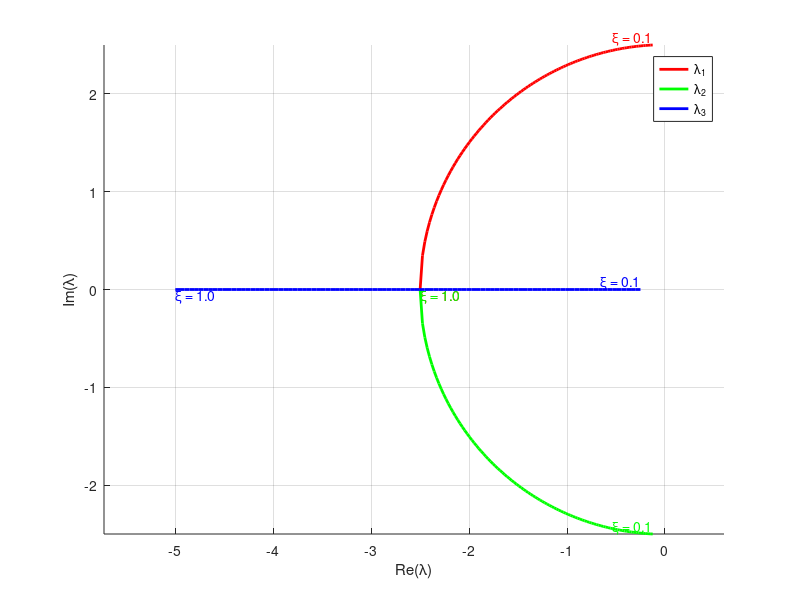
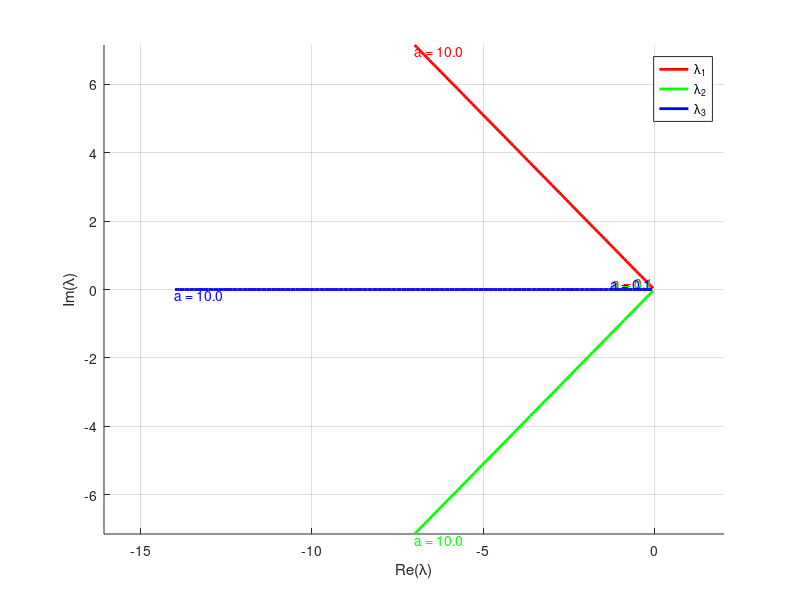
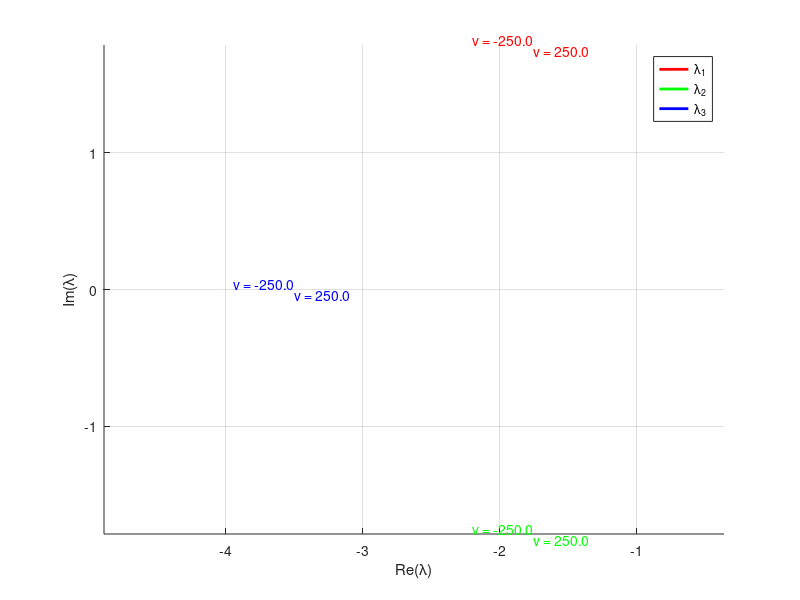
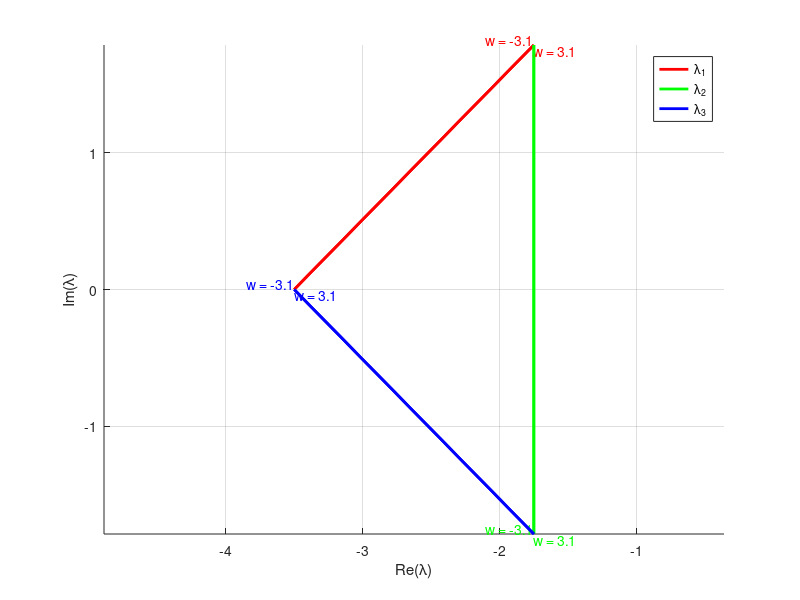

Recreate these plots in MATLAB, in order.
xi_nominal = 0.7;
a_nominal = 2.5;
v_des_nominal = 165;
w_des_nominal = 10;

xi_vals = linspace(0.05, 1, 100);
a_vals = linspace(0.05, 10, 100);
v_vals = linspace(-250, 250, 100);
w_vals = linspace(-pi, pi, 100);


%% 2d - xi
lambda_re = zeros(3, length(xi_vals));
lambda_im = zeros(3, length(xi_vals));
for xi_i = 1:length(xi_vals)
    xi = xi_vals(xi_i);
    a = a_nominal;
    v_des = v_des_nominal;
    w_des = w_des_nominal;

    k1 = 2*xi*a;
    k3 = k1;
    k2 = (a^2 - w_des^2)/v_des;
    A = [-k1, w_des, 0;
         -w_des, 0, v_des;
         0, -k2, -k3];
    lambda = eig(A);
    
    for eig_i = 1:3
        lambda_re(eig_i, xi_i) = real(lambda(eig_i));
        lambda_im(eig_i, xi_i) = imag(lambda(eig_i));
    end
end

figure;
hold on;
colors = ['r','g','b'];
for eig_i = 1:3
    plot(lambda_re(eig_i,:), lambda_im(eig_i,:), 'Color', colors(eig_i), 'LineWidth', 2);
    
    text(lambda_re(eig_i,1), lambda_im(eig_i,1), ...
        sprintf('\\xi = %.1f', xi_vals(1)), 'FontSize', 10, 'Color', colors(eig_i), ...
        'HorizontalAlignment','right','VerticalAlignment','bottom');
    
    text(lambda_re(eig_i,end), lambda_im(eig_i,end), ...
        sprintf('\\xi = %.1f', xi_vals(end)), 'FontSize', 10, 'Color', colors(eig_i), ...
        'HorizontalAlignment','left','VerticalAlignment','top');
end
xlabel('Re(\lambda)');
ylabel('Im(\lambda)');
grid on;
legend('\lambda_1','\lambda_2','\lambda_3');
axis equal;


%% 2d - a
lambda_re = zeros(3, length(a_vals));
lambda_im = zeros(3, length(a_vals));
for a_i = 1:length(a_vals)
    a = a_vals(a_i);
    xi = xi_nominal;
    v_des = v_des_nominal;
    w_des = w_des_nominal;

    k1 = 2*xi*a;
    k3 = k1;
    k2 = (a^2 - w_des^2)/v_des;
    A = [-k1, w_des, 0;
         -w_des, 0, v_des;
         0, -k2, -k3];
    lambda = eig(A);
    
    for eig_i = 1:3
        lambda_re(eig_i, a_i) = real(lambda(eig_i));
        lambda_im(eig_i, a_i) = imag(lambda(eig_i));
    end
end

figure;
hold on;
colors = ['r','g','b'];
for eig_i = 1:3
    plot(lambda_re(eig_i,:), lambda_im(eig_i,:), 'Color', colors(eig_i), 'LineWidth', 2);
    
    text(lambda_re(eig_i,1), lambda_im(eig_i,1), ...
        sprintf('a = %.1f', a_vals(1)), 'FontSize', 10, 'Color', colors(eig_i), ...
        'HorizontalAlignment','right','VerticalAlignment','bottom');
    
    text(lambda_re(eig_i,end), lambda_im(eig_i,end), ...
        sprintf('a = %.1f', a_vals(end)), 'FontSize', 10, 'Color', colors(eig_i), ...
        'HorizontalAlignment','left','VerticalAlignment','top');
end
xlabel('Re(\lambda)');
ylabel('Im(\lambda)');
grid on;
legend('\lambda_1','\lambda_2','\lambda_3');
axis equal;


%% 2d - v
lambda_re = zeros(3, length(v_vals));
lambda_im = zeros(3, length(v_vals));
for v_i = 1:length(v_vals)
    v_des = v_vals(v_i);
    a = a_nominal;
    xi = xi_nominal;
    w_des = w_des_nominal;

    k1 = 2*xi*a;
    k3 = k1;
    k2 = (a^2 - w_des^2)/v_des;
    A = [-k1, w_des, 0;
         -w_des, 0, v_des;
         0, -k2, -k3];
    lambda = eig(A);
    
    for eig_i = 1:3
        lambda_re(eig_i, v_i) = real(lambda(eig_i));
        lambda_im(eig_i, v_i) = imag(lambda(eig_i));
    end
end

figure;
hold on;
colors = ['r','g','b'];
for eig_i = 1:3
    plot(lambda_re(eig_i,:), lambda_im(eig_i,:), 'Color', colors(eig_i), 'LineWidth', 2);
    
    text(lambda_re(eig_i,1), lambda_im(eig_i,1), ...
        sprintf('v = %.1f', v_vals(1)), 'FontSize', 10, 'Color', colors(eig_i), ...
        'HorizontalAlignment','right','VerticalAlignment','bottom');
    
    text(lambda_re(eig_i,end), lambda_im(eig_i,end), ...
        sprintf('v = %.1f', v_vals(end)), 'FontSize', 10, 'Color', colors(eig_i), ...
        'HorizontalAlignment','left','VerticalAlignment','top');
end
xlabel('Re(\lambda)');
ylabel('Im(\lambda)');
grid on;
legend('\lambda_1','\lambda_2','\lambda_3');
axis equal;


%% 2d - w
lambda_re = zeros(3, length(v_vals));
lambda_im = zeros(3, length(v_vals));
for w_i = 1:length(w_vals)
    w_des = w_vals(w_i);
    a = a_nominal;
    xi = xi_nominal;
    v_des = v_des_nominal;

    k1 = 2*xi*a;
    k3 = k1;
    k2 = (a^2 - w_des^2)/v_des;
    A = [-k1, w_des, 0;
         -w_des, 0, v_des;
         0, -k2, -k3];
    lambda = eig(A);
    
    for eig_i = 1:3
        lambda_re(eig_i, w_i) = real(lambda(eig_i));
        lambda_im(eig_i, w_i) = imag(lambda(eig_i));
    end
end

figure;
hold on;
colors = ['r','g','b'];
for eig_i = 1:3
    plot(lambda_re(eig_i,:), lambda_im(eig_i,:), 'Color', colors(eig_i), 'LineWidth', 2);
    
    text(lambda_re(eig_i,1), lambda_im(eig_i,1), ...
        sprintf('w = %.1f', w_vals(1)), 'FontSize', 10, 'Color', colors(eig_i), ...
        'HorizontalAlignment','right','VerticalAlignment','bottom');
    
    text(lambda_re(eig_i,end), lambda_im(eig_i,end), ...
        sprintf('w = %.1f', w_vals(end)), 'FontSize', 10, 'Color', colors(eig_i), ...
        'HorizontalAlignment','left','VerticalAlignment','top');
end
xlabel('Re(\lambda)');
ylabel('Im(\lambda)');
grid on;
legend('\lambda_1','\lambda_2','\lambda_3');
axis equal;


%%
%%
%%
%%


% %% 3d - xi - v
% figure;
% colors = ['r','g','b'];
% for eig_i = 1:3
%     for v_des = v_vals
%         lambda_re = zeros(1,length(xi_vals));
%         lambda_im = zeros(1,length(xi_vals));
%         for xi_i = 1:length(xi_vals)
%             xi = xi_vals(xi_i);
%             a = a_nominal;
%             w_des = w_des_nominal;
% 
%             k1 = 2*xi*a;
%             k3 = k1;
%             k2 = (a^2 - w_des^2)/v_des;
%             A = [-k1, w_des, 0;
%                  -w_des, 0, v_des;
%                  0, -k2, -k3];
%             lambda = eig(A);
% 
%             lambda_im(xi_i) = imag(lambda(eig_i));
%             lambda_re(xi_i) = real(lambda(eig_i));
%         end
%         % plot3(lambda_re, lambda_im, xi_vals, "Color", colors(eig_i));
%         plot(lambda_re, lambda_im, "Color", colors(eig_i));
%         hold on;
%     end
% end
% hold off;
% xlabel('Re(\lambda)');
% ylabel('Im(\lambda)');
% % zlabel('\xi');
% grid on;
% title('xi - v');
% % view(45,30);
% 
% 
% %% 3d - xi - w
% figure;
% colors = ['r','g','b'];
% for eig_i = 1:3
%     for w_des = w_vals
%         lambda_re = zeros(1,length(xi_vals));
%         lambda_im = zeros(1,length(xi_vals));
%         for xi_i = 1:length(xi_vals)
%             xi = xi_vals(xi_i);
%             a = a_nominal;
%             v_des = v_des_nominal;
% 
%             k1 = 2*xi*a;
%             k3 = k1;
%             k2 = (a^2 - w_des^2)/v_des;
%             A = [-k1, w_des, 0;
%                  -w_des, 0, v_des;
%                  0, -k2, -k3];
%             lambda = eig(A);
% 
%             lambda_im(xi_i) = imag(lambda(eig_i));
%             lambda_re(xi_i) = real(lambda(eig_i));
%         end
%         % plot3(lambda_re, lambda_im, xi_vals, "Color", colors(eig_i));
%         plot(lambda_re, lambda_im, "Color", colors(eig_i));
%         hold on;
%     end
% end
% hold off;
% xlabel('Re(\lambda)');
% ylabel('Im(\lambda)');
% % zlabel('\xi');
% grid on;
% title('xi - w');
% % view(45,30);
% 
% 
% %% 3d - a - v
% figure;
% colors = ['r','g','b'];
% for eig_i = 1:3
%     for v_des = v_vals
%         lambda_re = zeros(1,length(xi_vals));
%         lambda_im = zeros(1,length(xi_vals));
%         for a_i = 1:length(a_vals)
%             a = a_vals(a_i);
%             xi = xi_nominal;
%             w_des = w_des_nominal;
% 
%             k1 = 2*xi*a;
%             k3 = k1;
%             k2 = (a^2 - w_des^2)/v_des;
%             A = [-k1, w_des, 0;
%                  -w_des, 0, v_des;
%                  0, -k2, -k3];
%             lambda = eig(A);
% 
%             lambda_im(a_i) = imag(lambda(eig_i));
%             lambda_re(a_i) = real(lambda(eig_i));
%         end
%         % plot3(lambda_re, lambda_im, a_vals, "Color", colors(eig_i));
%         plot(lambda_re, lambda_im, "Color", colors(eig_i));
%         hold on;
%     end
% end
% hold off;
% xlabel('Re(\lambda)');
% ylabel('Im(\lambda)');
% % zlabel('a');
% grid on;
% title('a - v');
% % view(45,30);
% 
% 
% %% 3d - a - w
% figure;
% colors = ['r','g','b'];
% for eig_i = 1:3
%     for w_des = w_vals
%         lambda_re = zeros(1,length(xi_vals));
%         lambda_im = zeros(1,length(xi_vals));
%         for a_i = 1:length(a_vals)
%             a = a_vals(a_i);
%             xi = xi_nominal;
%             v_des = v_des_nominal;
% 
%             k1 = 2*xi*a;
%             k3 = k1;
%             k2 = (a^2 - w_des^2)/v_des;
%             A = [-k1, w_des, 0;
%                  -w_des, 0, v_des;
%                  0, -k2, -k3];
%             lambda = eig(A);
% 
%             lambda_im(a_i) = imag(lambda(eig_i));
%             lambda_re(a_i) = real(lambda(eig_i));
%         end
%         % plot3(lambda_re, lambda_im, a_vals, "Color", colors(eig_i));
%         plot(lambda_re, lambda_im, "Color", colors(eig_i));
%         hold on;
%     end
% end
% hold off;
% xlabel('Re(\lambda)');
% ylabel('Im(\lambda)');
% % zlabel('a');
% grid on;
% title('a - w');
% % view(45,30);
% 
